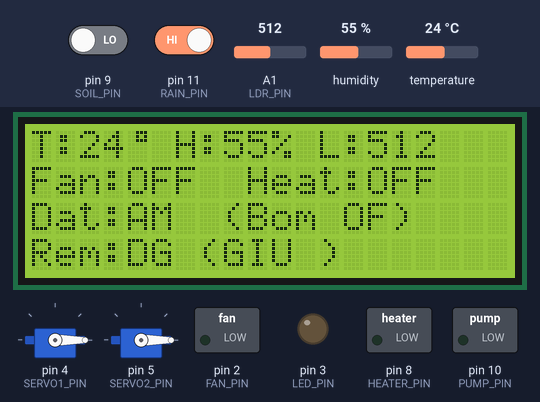
A sketch run on a simulated Arduino Uno, built with avr-gcc and run on an emulated ATmega328P. Shown: 20×4 character LCD, 2 × servo, switched loads named in the sketch (green lamp = pin HIGH), output pins drawn as LEDs (lit = HIGH). The test bench sets the inputs (shaded band); at power-on: A1 (LDR_PIN) = 512, temperature 24 °C, pin 11 (RAIN_PIN) HIGH, pin 9 (SOIL_PIN) LOW, humidity 55 %.

Above: at 3.3 s.
3.4 s: A1 (LDR_PIN) set to 693
At 4.6 s:
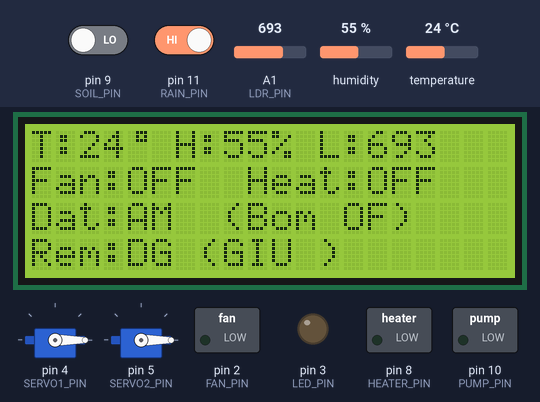
5.3 s: A1 (LDR_PIN) set to 718
At 6.26 s:
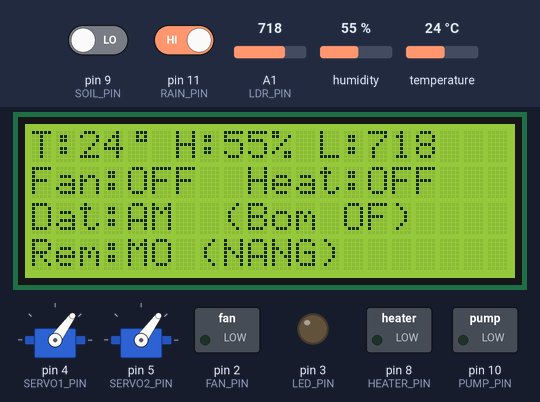
8.1 s: temperature set to 21 °C
At 11.8 s:
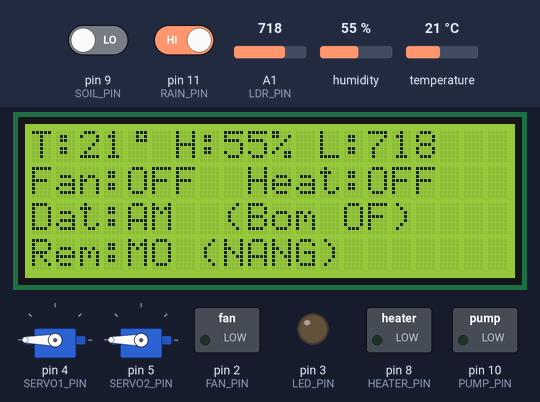
12.1 s: temperature set to 18 °C
At 15.5 s:
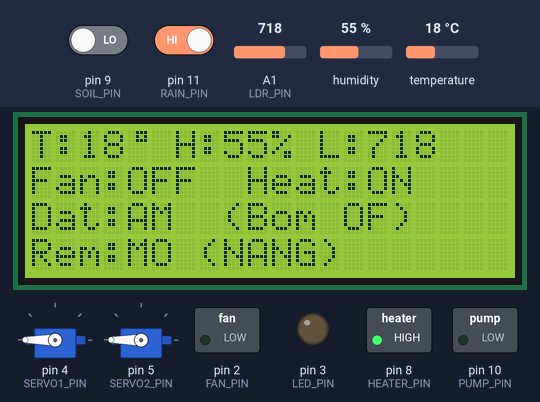
16.1 s: pin 11 (RAIN_PIN) driven LOW
At 16.98 s:
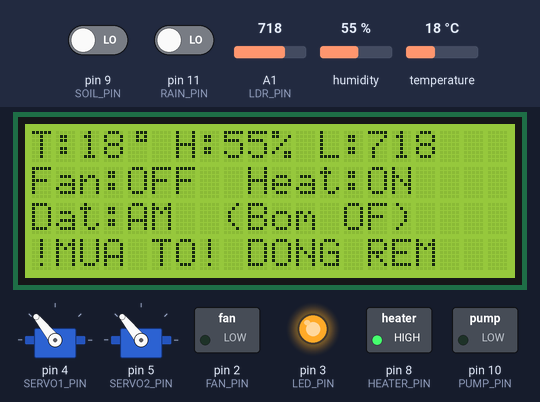
18.3 s: pin 9 (SOIL_PIN) driven HIGH
At 20.4 s:
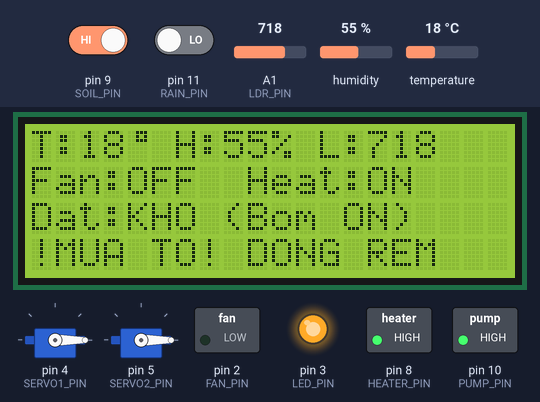
Timing chart, 0 to 21.6 s (numbered marks = the images above; inputs shaded):
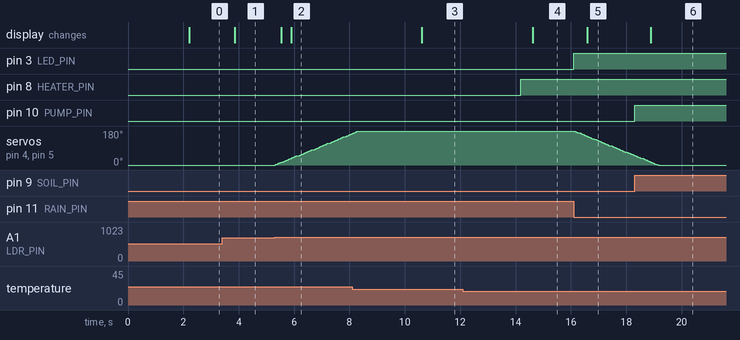

The sketch:

greenhouse.ino
```cpp
#include <Wire.h>
#include <LiquidCrystal_I2C.h>
#include <DHT.h>
#include <Servo.h>

#define FAN_PIN       2
#define HEATER_PIN    8
#define DHTPIN        13
#define DHTTYPE       DHT11
const float TEMP_HOT_LIMIT  = 30.0;
const float TEMP_COLD_LIMIT = 20.0;

const int RAIN_PIN     = 11;
const int LDR_PIN      = A1;
const int LED_PIN      = 3;
const int SERVO1_PIN   = 4;
const int SERVO2_PIN   = 5;

const int SOIL_PIN     = 9;
const int PUMP_PIN     = 10;
const int SOIL_DRY     = HIGH; // Mức 1 là khô (tuỳ cảm biến)

const int TH_DIM       = 400;
const int TH_SUNNY     = 700;
const int RAIN_DETECTED = LOW;

const int ANGLE_CLOSE  = 0;
const int ANGLE_OPEN   = 180;
const int SERVO_SPEED  = 15;

LiquidCrystal_I2C lcd(0x27, 20, 4);

DHT dht(DHTPIN, DHTTYPE);
Servo s1, s2;

int targetAngle  = ANGLE_CLOSE;
int currentAngle = ANGLE_CLOSE;
bool isRaining   = false;
String curtainStatus = "INIT";

bool isPumpOn = false;
String soilStatus = "---";

unsigned long lastServoMoveTime = 0;
unsigned long lastDHTRead       = 0;

float t = 0;
float h = 0;
bool isFanOn = false;
bool isHeaterOn = false;

byte degreeSymbol[8] = {
  0b00111, 0b00101, 0b00111, 0b00000, 0b00000, 0b00000, 0b00000, 0b00000
};

void handleServoMovement() {
    if (millis() - lastServoMoveTime >= SERVO_SPEED) {
        if (currentAngle < targetAngle) {
            currentAngle++;
            s1.write(currentAngle); s2.write(currentAngle);
        }
        else if (currentAngle > targetAngle) {
            currentAngle--;
            s1.write(currentAngle); s2.write(currentAngle);
        }
        lastServoMoveTime = millis();
    }
}

void runTempLogic() {
    if (millis() - lastDHTRead >= 2000) {
        lastDHTRead = millis();
        float newT = dht.readTemperature();
        float newH = dht.readHumidity();
        if (!isnan(newT)) {
            t = newT; h = newH;
            if (t > TEMP_HOT_LIMIT) {
                digitalWrite(FAN_PIN, HIGH); digitalWrite(HEATER_PIN, LOW);
                isFanOn = true; isHeaterOn = false;
            } else if (t < TEMP_COLD_LIMIT) {
                digitalWrite(FAN_PIN, LOW); digitalWrite(HEATER_PIN, HIGH);
                isFanOn = false; isHeaterOn = true;
            } else {
                digitalWrite(FAN_PIN, LOW); digitalWrite(HEATER_PIN, LOW);
                isFanOn = false; isHeaterOn = false;
            }
        }
    }
}

void runCurtainLogic() {
    int rainStatus = digitalRead(RAIN_PIN);
    int ldrVal     = analogRead(LDR_PIN);

    if (rainStatus == RAIN_DETECTED) {
        isRaining = true;
        targetAngle = ANGLE_CLOSE;
        digitalWrite(LED_PIN, HIGH);
        curtainStatus = "MUA!";
    } else {
        isRaining = false;
        digitalWrite(LED_PIN, LOW);
        if (ldrVal > TH_SUNNY) {
            targetAngle = ANGLE_OPEN; curtainStatus = "NANG";
        } else if (ldrVal < TH_DIM) {
            targetAngle = ANGLE_CLOSE; curtainStatus = "TOI ";
        } else {
            curtainStatus = "GIU ";
        }
    }
}

void runIrrigationLogic() {
    int sensorVal = digitalRead(SOIL_PIN);

    if (sensorVal == SOIL_DRY) {
        digitalWrite(PUMP_PIN, HIGH);
        isPumpOn = true;
        soilStatus = "KHO (Bom ON)";
    } else {
        digitalWrite(PUMP_PIN, LOW);
        isPumpOn = false;
        soilStatus = "AM  (Bom OF)";
    }
}

void updateLCD() {
    lcd.setCursor(0, 0);
    lcd.print("T:"); lcd.print((int)t); lcd.write(0);
    lcd.print(" H:"); lcd.print((int)h); lcd.print("%");
    lcd.print(" L:");
    lcd.print(analogRead(LDR_PIN));
    lcd.print("   ");

    lcd.setCursor(0, 1);
    lcd.print("Fan:"); lcd.print(isFanOn ? "ON " : "OFF");
    lcd.print("  Heat:"); lcd.print(isHeaterOn ? "ON " : "OFF");

    lcd.setCursor(0, 2);
    lcd.print("Dat:"); lcd.print(soilStatus); // In ra: Dat:KHO (Bom ON)

    lcd.setCursor(0, 3);
    if (isRaining) {
        lcd.print("!MUA TO! DONG REM");
    } else {
        lcd.print("Rem:"); lcd.print(currentAngle > 10 ? "MO " : "DG ");
        lcd.print("("); lcd.print(curtainStatus); lcd.print(")");
    }
}

void setup() {
    Serial.begin(9600);

    pinMode(FAN_PIN, OUTPUT); digitalWrite(FAN_PIN, LOW);
    pinMode(HEATER_PIN, OUTPUT); digitalWrite(HEATER_PIN, LOW);
    pinMode(PUMP_PIN, OUTPUT); digitalWrite(PUMP_PIN, LOW);
    pinMode(LED_PIN, OUTPUT); digitalWrite(LED_PIN, LOW);

    pinMode(RAIN_PIN, INPUT);
    pinMode(SOIL_PIN, INPUT);

    lcd.init();
    lcd.backlight();
    lcd.createChar(0, degreeSymbol);

    dht.begin();
    s1.attach(SERVO1_PIN);
    s2.attach(SERVO2_PIN);
    s1.write(ANGLE_CLOSE); s2.write(ANGLE_CLOSE);

    lcd.setCursor(2, 0); lcd.print("HE THONG NHA KINH");
    lcd.setCursor(4, 1); lcd.print("THONG MINH");
    lcd.setCursor(0, 3); lcd.print("Dang khoi tao...");
    delay(2000);
    lcd.clear();
}

void loop() {
    runTempLogic();
    runCurtainLogic();
    runIrrigationLogic();
    handleServoMovement();

    static unsigned long lcdTimer = 0;
    if (millis() - lcdTimer > 500) {
        updateLCD();
        lcdTimer = millis();
    }
}
```

Measured:
- the behaviour switches between 700 and 701 on A1 (LDR_PIN) (found by bisection; images 1 and 2)
- the behaviour switches between 20 and 19 °C on temperature (found by bisection; images 3 and 4)
- after the input at 3.4 s, the display: changes after 0.45 s (image 1)
- after the input at 5.3 s, servo on pin 4 (SERVO1_PIN), servo on pin 5 (SERVO2_PIN): moves from 0° to 166° over 2.8 s, starting at once; the display: first changes after 0.24 s (image 2 shows a later state)
- after the input at 8.1 s, the display: changes after 2.5 s (image 3)
- after the input at 12.1 s, pin 8 (HEATER_PIN): LOW → HIGH after 2.1 s; the display: changes after 2.5 s (image 4)
- after the input at 16.1 s, pin 3 (LED_PIN): LOW → HIGH at once; servo on pin 4 (SERVO1_PIN), servo on pin 5 (SERVO2_PIN): moves from 180° to 52° over 2.1 s, starting at once; the display: changes after 0.49 s (image 5)
- after the input at 18.3 s, pin 10 (PUMP_PIN): LOW → HIGH at once; the display: changes after 0.58 s (image 6)
